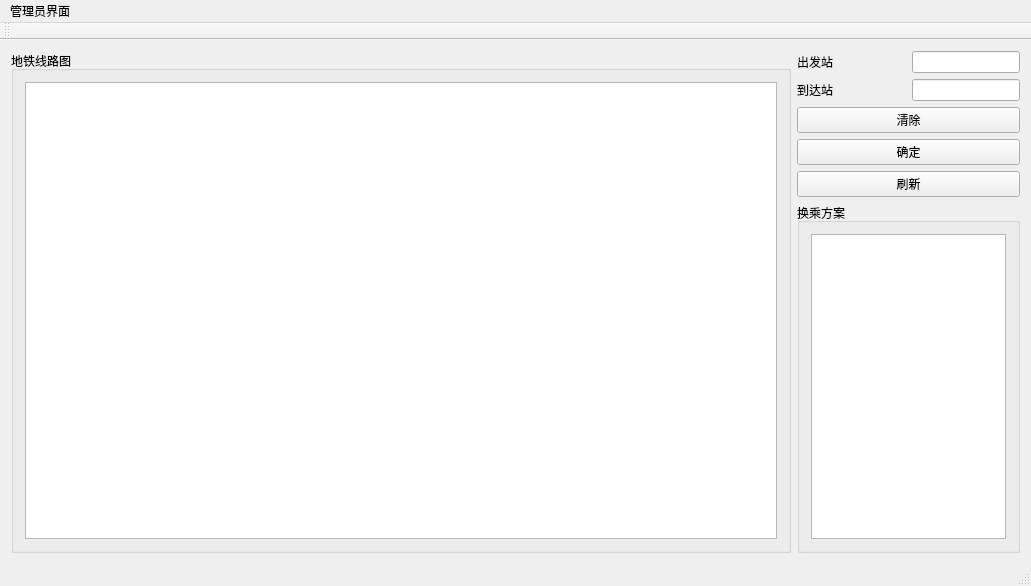
<?xml version="1.0" encoding="UTF-8"?>
<ui version="4.0">
 <class>SubwayDemoClass</class>
 <widget class="QMainWindow" name="SubwayDemoClass">
  <property name="geometry">
   <rect>
    <x>0</x>
    <y>0</y>
    <width>1031</width>
    <height>586</height>
   </rect>
  </property>
  <property name="windowTitle">
   <string>上海地铁换乘指南</string>
  </property>
  <widget class="QWidget" name="centralWidget">
   <layout class="QHBoxLayout" name="horizontalLayout_3" stretch="7,2">
    <item>
     <widget class="QGroupBox" name="groupBox_2">
      <property name="title">
       <string>地铁线路图</string>
      </property>
      <layout class="QVBoxLayout" name="verticalLayout_3">
       <item>
        <widget class="QGraphicsView" name="graphicsView"/>
       </item>
      </layout>
     </widget>
    </item>
    <item>
     <layout class="QVBoxLayout" name="verticalLayout" stretch="1,1,1,1,0,15">
      <item>
       <layout class="QHBoxLayout" name="horizontalLayout" stretch="1,1">
        <item>
         <widget class="QLabel" name="label">
          <property name="text">
           <string>出发站</string>
          </property>
         </widget>
        </item>
        <item>
         <widget class="QLineEdit" name="lin_start"/>
        </item>
       </layout>
      </item>
      <item>
       <layout class="QHBoxLayout" name="horizontalLayout_2" stretch="1,1">
        <item>
         <widget class="QLabel" name="label_2">
          <property name="text">
           <string>到达站</string>
          </property>
         </widget>
        </item>
        <item>
         <widget class="QLineEdit" name="lin_end"/>
        </item>
       </layout>
      </item>
      <item>
       <widget class="QPushButton" name="pbtn_clr">
        <property name="sizePolicy">
         <sizepolicy hsizetype="Minimum" vsizetype="Expanding">
          <horstretch>0</horstretch>
          <verstretch>0</verstretch>
         </sizepolicy>
        </property>
        <property name="text">
         <string>清除</string>
        </property>
       </widget>
      </item>
      <item>
       <widget class="QPushButton" name="pbtn_ok">
        <property name="sizePolicy">
         <sizepolicy hsizetype="Minimum" vsizetype="Expanding">
          <horstretch>0</horstretch>
          <verstretch>0</verstretch>
         </sizepolicy>
        </property>
        <property name="text">
         <string>确定</string>
        </property>
       </widget>
      </item>
      <item>
       <widget class="QPushButton" name="pbtn_rfs">
        <property name="text">
         <string>刷新</string>
        </property>
       </widget>
      </item>
      <item>
       <widget class="QGroupBox" name="groupBox">
        <property name="title">
         <string>换乘方案</string>
        </property>
        <layout class="QVBoxLayout" name="verticalLayout_2">
         <item>
          <widget class="QTextBrowser" name="txb_rst"/>
         </item>
        </layout>
       </widget>
      </item>
     </layout>
    </item>
   </layout>
  </widget>
  <widget class="QMenuBar" name="menuBar">
   <property name="geometry">
    <rect>
     <x>0</x>
     <y>0</y>
     <width>1031</width>
     <height>23</height>
    </rect>
   </property>
   <widget class="QMenu" name="menu">
    <property name="title">
     <string>管理员界面</string>
    </property>
    <addaction name="actionadd"/>
   </widget>
   <addaction name="menu"/>
  </widget>
  <widget class="QToolBar" name="mainToolBar">
   <attribute name="toolBarArea">
    <enum>TopToolBarArea</enum>
   </attribute>
   <attribute name="toolBarBreak">
    <bool>false</bool>
   </attribute>
  </widget>
  <widget class="QStatusBar" name="statusBar"/>
  <action name="actionadd">
   <property name="text">
    <string>添加线路</string>
   </property>
  </action>
 </widget>
 <layoutdefault spacing="6" margin="11"/>
 <resources>
  <include location="SubwayDemo.qrc"/>
 </resources>
 <connections/>
</ui>
